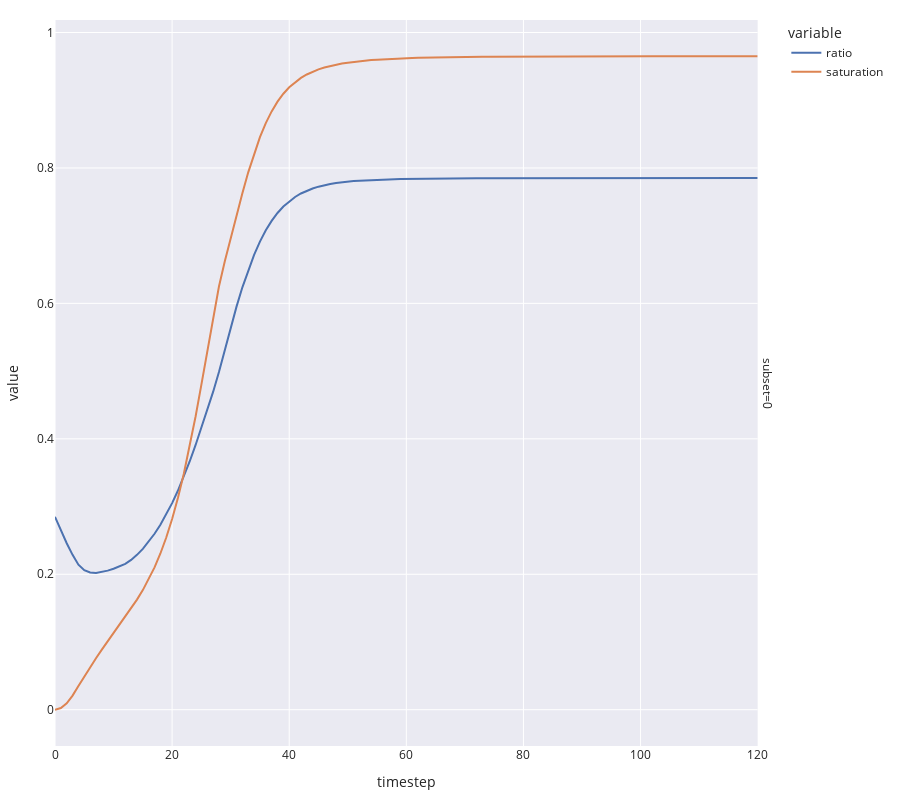

Here is the notebook cell this chart was saved with:
### Code cell
fig = px.line(
    simulation_result,
    x='timestep',
    y=['ratio', 'saturation'],
    facet_row='subset',
    height=800,
    template='seaborn'
)

fig.update_layout(
    margin=dict(l=20, r=20, t=20, b=20),
)

fig.show()
